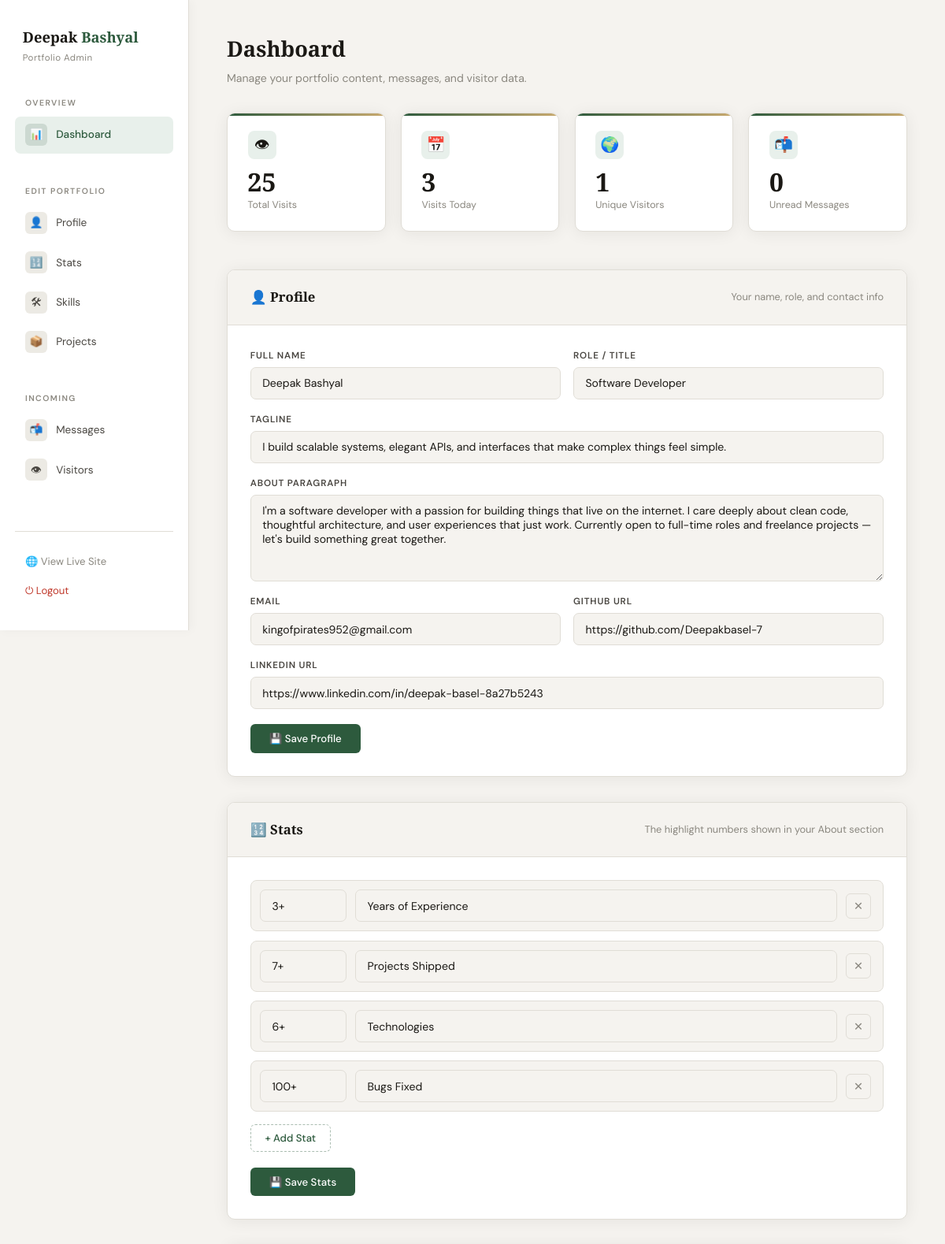
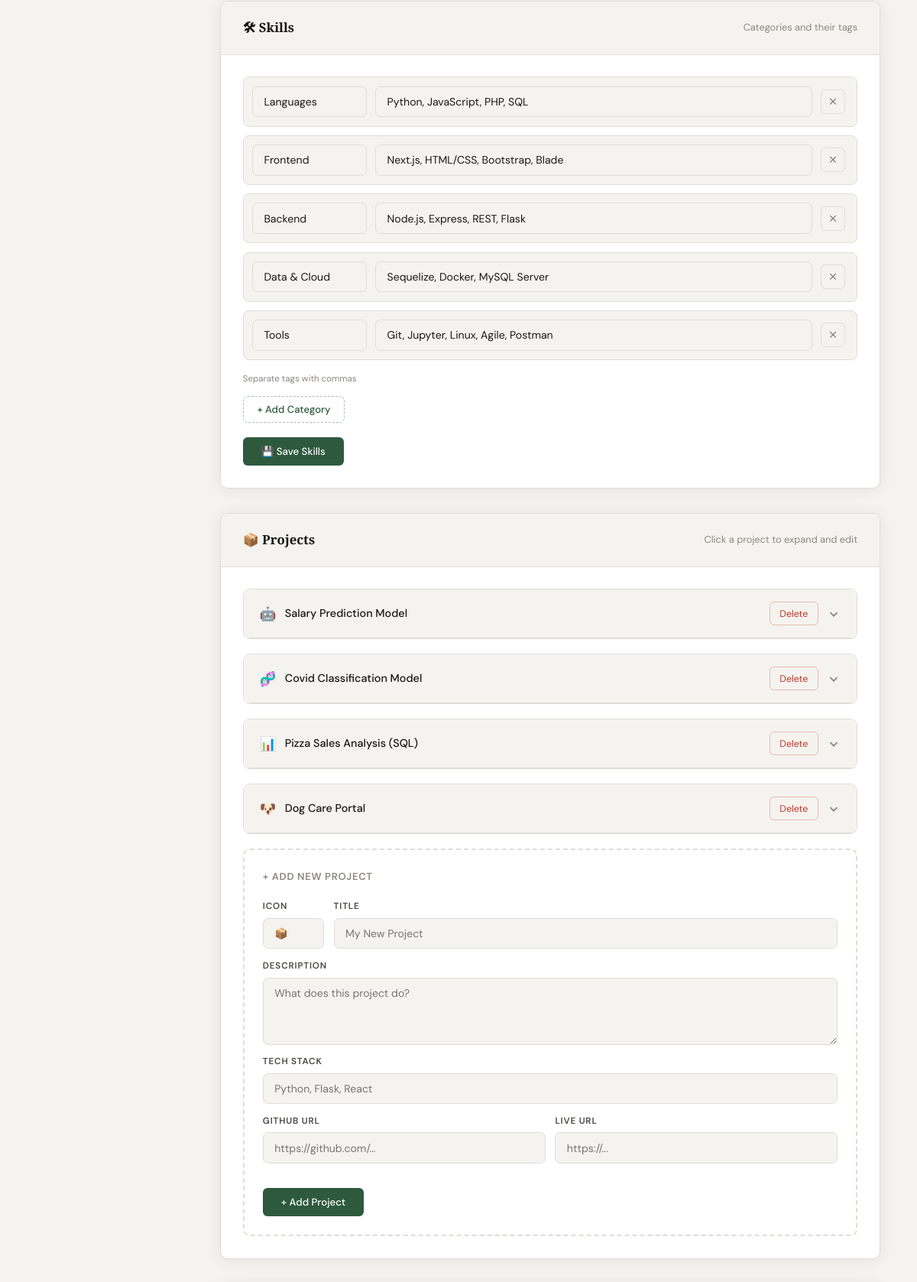
/admin (signed in, upper part), run on the app's committed database (2 pictures, top to bottom).
### tables this page shows
CREATE TABLE profile (
            key TEXT PRIMARY KEY, value TEXT
        );

CREATE TABLE stats (
            id INTEGER PRIMARY KEY AUTOINCREMENT,
            num TEXT NOT NULL, label TEXT NOT NULL, ord INTEGER DEFAULT 0
        );

CREATE TABLE skills (
            id INTEGER PRIMARY KEY AUTOINCREMENT,
            category TEXT NOT NULL, tags TEXT NOT NULL, ord INTEGER DEFAULT 0
        );

CREATE TABLE projects (
            id INTEGER PRIMARY KEY AUTOINCREMENT,
            icon TEXT DEFAULT '📦', title TEXT NOT NULL,
            desc TEXT NOT NULL, stack TEXT NOT NULL,
            github TEXT DEFAULT '', live TEXT DEFAULT '', ord INTEGER DEFAULT 0
        );

### app.py (the view)
@app.route("/admin")
@login_required
def admin():
    profile, stats, skills, projects = get_all()
    parsed_skills = [(s["category"], json.loads(s["tags"]), s["id"]) for s in skills]
    with db() as c:
        messages  = c.execute("SELECT * FROM messages ORDER BY created DESC").fetchall()
        unread    = c.execute("SELECT COUNT(*) FROM messages WHERE read=0").fetchone()[0]
        visitors  = c.execute("SELECT * FROM visitors ORDER BY created DESC LIMIT 100").fetchall()
        vis_total = c.execute("SELECT COUNT(*) FROM visitors").fetchone()[0]
        vis_today = c.execute("SELECT COUNT(*) FROM visitors WHERE date(created)=date('now','localtime')").fetchone()[0]
        unique_ip = c.execute("SELECT COUNT(DISTINCT ip) FROM visitors").fetchone()[0]
    return render_template("admin.html",
        profile=profile, stats=stats, skills=parsed_skills, projects=projects,
        messages=messages, unread=unread,
        visitors=visitors, vis_total=vis_total, vis_today=vis_today, unique_ips=unique_ip)

### app.py (called while the page is built, shortened)
def db():
    conn = sqlite3.connect(os.path.join(BASE, DB))
    conn.row_factory = sqlite3.Row
    return conn

def get_all():
    with db() as c:
        profile  = {r["key"]: r["value"] for r in c.execute("SELECT key,value FROM profile")}
        stats    = c.execute("SELECT * FROM stats ORDER BY ord").fetchall()
        skills   = c.execute("SELECT * FROM skills ORDER BY ord").fetchall()
        projects = c.execute("SELECT * FROM projects ORDER BY ord").fetchall()
    return profile, stats, skills, projects

def login_required(f):
    @wraps(f)
    def decorated(*args, **kwargs):
        if not session.get("admin_logged_in"):
            return redirect(url_for("login"))
        return f(*args, **kwargs)
    return decorated

@app.before_request
def track():
    if request.path.startswith(("/admin", "/static", "/api")):
        return

### templates/admin.html (shortened to what this page needs)
<!DOCTYPE html>
<html lang="en">
<head>
</head>
<body>
<aside class="sidebar">
  <div class="sidebar-brand">
    <div class="logo">Deepak <span>Bashyal</span></div>
    <small>Portfolio Admin</small>
  </div>
  <div class="nav-group">
    <div class="nav-group-label">Overview</div>
    <a href="#overview" class="active">
      <div class="icon">📊</div> Dashboard
    </a>
  </div>
  <div class="nav-group">
    <div class="nav-group-label">Edit Portfolio</div>
    <a href="#profile"><div class="icon">👤</div> Profile</a>
    <a href="#stats"><div class="icon">🔢</div> Stats</a>
    <a href="#skills"><div class="icon">🛠</div> Skills</a>
    <a href="#projects"><div class="icon">📦</div> Projects</a>
  </div>
  <div class="nav-group">
    <div class="nav-group-label">Incoming</div>
    <a href="#messages">
      <div class="icon">📬</div> Messages
    </a>
    <a href="#visitors"><div class="icon">👁</div> Visitors</a>
  </div>
  <div class="sidebar-footer">
    <a href="/" target="_blank">🌐 View Live Site</a>
    <a href="/admin/logout" style="color:#c0392b">⏻ Logout</a>
  </div>
</aside>
<main class="main">
  <div class="page-title">Dashboard</div>
  <div class="page-sub">Manage your portfolio content, messages, and visitor data.</div>
  <div id="overview" style="scroll-margin-top:1.5rem">
    <div class="overview">
      <div class="ov-card">
        <div class="ov-icon">👁</div>
        <div class="ov-num">{{ vis_total }}</div>
        <div class="ov-lbl">Total Visits</div>
      </div>
      <div class="ov-card">
        <div class="ov-icon">📅</div>
        <div class="ov-num">{{ vis_today }}</div>
        <div class="ov-lbl">Visits Today</div>
      </div>
      <div class="ov-card">
        <div class="ov-icon">🌍</div>
        <div class="ov-num">{{ unique_ips }}</div>
        <div class="ov-lbl">Unique Visitors</div>
      </div>
      <div class="ov-card">
        <div class="ov-icon">📬</div>
        <div class="ov-num">{{ unread }}</div>
        <div class="ov-lbl">Unread Messages</div>
      </div>
    </div>
  </div>
  <div class="section-block" id="profile">
    <div class="section-head">
      <h2>👤 Profile</h2>
      <p>Your name, role, and contact info</p>
    </div>
    <div class="section-body">
      <form method="POST" action="/admin/save/profile">
        <div class="form-grid">
          <div class="field"><label>Full Name</label><input type="text" name="name" value="{{ profile.name }}"/></div>
          <div class="field"><label>Role / Title</label><input type="text" name="role" value="{{ profile.role }}"/></div>
          <div class="field form-full"><label>Tagline</label><input type="text" name="tagline" value="{{ profile.tagline }}"/></div>
          <div class="field form-full"><label>About Paragraph</label><textarea name="about" style="min-height:110px">{{ profile.about }}</textarea></div>
          <div class="field"><label>Email</label><input type="email" name="email" value="{{ profile.email }}"/></div>
          <div class="field"><label>GitHub URL</label><input type="url" name="github" value="{{ profile.github }}"/></div>
          <div class="field form-full"><label>LinkedIn URL</label><input type="url" name="linkedin" value="{{ profile.linkedin }}"/></div>
        </div>
        <button type="submit" class="btn-save">💾 Save Profile</button>
      </form>
    </div>
  </div>
  <div class="section-block" id="stats">
    <div class="section-head">
      <h2>🔢 Stats</h2>
      <p>The highlight numbers shown in your About section</p>
    </div>
    <div class="section-body">
      <form method="POST" action="/admin/save/stats">
        <div class="row-list" id="stat-rows">
          {% for s in stats %}
          <div class="stat-row">
            <input type="text" name="num" value="{{ s.num }}" placeholder="e.g. 3+"/>
            <input type="text" name="label" value="{{ s.label }}" placeholder="e.g. Years of Experience"/>
            <button type="button" class="row-del" onclick="this.closest('.stat-row').remove()">✕</button>
          </div>
          {% endfor %}
        </div>
        <button type="button" class="btn-add" onclick="addStat()">+ Add Stat</button>
        <br/>
        <button type="submit" class="btn-save">💾 Save Stats</button>
      </form>
    </div>
  </div>
  <div class="section-block" id="skills">
    <div class="section-head">
      <h2>🛠 Skills</h2>
      <p>Categories and their tags</p>
    </div>
    <div class="section-body">
      <form method="POST" action="/admin/save/skills">
        <div class="row-list" id="skill-rows">
          {% for cat, tags, sid in skills %}
          <div class="skill-row">
            <input type="text" name="category" value="{{ cat }}" placeholder="Category"/>
            <input type="text" name="tags" value="{{ tags|join(', ') }}" placeholder="tag1, tag2, tag3"/>
            <button type="button" class="row-del" onclick="this.closest('.skill-row').remove()">✕</button>
          </div>
          {% endfor %}
        </div>
        <p class="hint" style="margin-bottom:.8rem">Separate tags with commas</p>
        <button type="button" class="btn-add" onclick="addSkill()">+ Add Category</button>
        <br/>
        <button type="submit" class="btn-save">💾 Save Skills</button>
      </form>
    </div>
  </div>
  <div class="section-block" id="projects">
    <div class="section-head">
      <h2>📦 Projects</h2>
      <p>Click a project to expand and edit</p>
    </div>
    <div class="section-body">
      <div class="project-list">
        {% for p in projects %}
        <div class="project-item">
          <div class="project-item-head" onclick="toggleProject('proj-{{ p.id }}', this)">
            <div class="project-item-head-left">
              <span>{{ p.icon }}</span>
              {{ p.title }}
            </div>
            <div style="display:flex;align-items:center;gap:.7rem">
              <form method="POST" action="/admin/delete/project/{{ p.id }}"
                    onsubmit="return confirm('Delete this project?')" onclick="event.stopPropagation()">
                <button class="btn-danger" type="submit">Delete</button>
              </form>
              <svg class="chevron" id="chev-proj-{{ p.id }}" viewBox="0 0 20 20" fill="none" stroke="currentColor" stroke-width="2">
                <polyline points="5 8 10 13 15 8"/>
              </svg>
            </div>
          </div>
        </div>
        {% endfor %}
      </div>
      <div class="add-project" style="margin-top:1.2rem">
        <div class="add-project-title">+ Add New Project</div>
        <form method="POST" action="/admin/save/project">
          <div class="project-form-2">
            <div class="field"><label>Icon</label><input type="text" name="icon" value="📦"/></div>
            <div class="field"><label>Title</label><input type="text" name="title" placeholder="My New Project" required/></div>
          </div>
          <div class="field" style="margin-bottom:.8rem">
            <label>Description</label>
            <textarea name="desc" placeholder="What does this project do?"></textarea>
          </div>
          <div class="field" style="margin-bottom:.8rem">
            <label>Tech Stack</label>
            <input type="text" name="stack" placeholder="Python, Flask, React"/>
          </div>
          <div class="project-form-half">
            <div class="field"><label>GitHub URL</label><input type="text" name="github" placeholder="https://github.com/..."/></div>
            <div class="field"><label>Live URL</label><input type="text" name="live" placeholder="https://..."/></div>
          </div>
          <button type="submit" class="btn-save">+ Add Project</button>
        </form>
      </div>
    </div>
  </div>
</main>
</body>
</html>

### data on the page
profile: name "Deepak Bashyal"
profile: role "Software Developer"
profile: tagline "I build scalable systems, elegant APIs, and interfaces that make complex things feel simple."
profile: about "I'm a software developer with a passion for building things that live on the internet. I care deeply about clean code, thoughtful architecture, and user experiences that just work. Currently open to full-time roles and freelance projects — let's build something great together."
profile: email "kingofpirates952@gmail.com"
profile: github "https://github.com/Deepakbasel-7"
profile: linkedin "https://www.linkedin.com/in/deepak-basel-8a27b5243"
stats: num "3+", label "Years of Experience"
stats: num "7+", label "Projects Shipped"
stats: num "6+", label "Technologies"
stats: num "100+", label "Bugs Fixed"
skills: category "Languages", tags "Python, JavaScript, PHP, SQL"
skills: category "Frontend", tags "Next.js, HTML/CSS, Bootstrap, Blade"
skills: category "Backend", tags "Node.js, Express, REST, Flask"
skills: category "Data & Cloud", tags "Sequelize, Docker, MySQL Server"
skills: category "Tools", tags "Git, Jupyter, Linux, Agile, Postman"
projects: icon "🤖", title "Salary Prediction Model"
projects: icon "🧬", title "Covid Classification Model", {{ p.id }} 2 (drawn)
projects: icon "📊", title "Pizza Sales Analysis (SQL)"
projects: icon "🐶", title "Dog Care Portal"

### other printed values
{{ vis_total }} "25"
{{ vis_today }} "3"
{{ unique_ips }} "1"
{{ unread }} "0"
